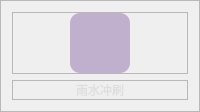
                            <widget class="QFrame" name="frame_186">
                             <property name="frameShape">
                              <enum>QFrame::Shape::StyledPanel</enum>
                             </property>
                             <property name="frameShadow">
                              <enum>QFrame::Shadow::Raised</enum>
                             </property>
                             <layout class="QVBoxLayout" name="verticalLayout_95">
                              <item>
                               <widget class="QFrame" name="frame_187">
                                <property name="frameShape">
                                 <enum>QFrame::Shape::StyledPanel</enum>
                                </property>
                                <property name="frameShadow">
                                 <enum>QFrame::Shadow::Raised</enum>
                                </property>
                                <layout class="QHBoxLayout" name="horizontalLayout_119">
                                 <property name="leftMargin">
                                  <number>0</number>
                                 </property>
                                 <property name="topMargin">
                                  <number>0</number>
                                 </property>
                                 <property name="rightMargin">
                                  <number>0</number>
                                 </property>
                                 <property name="bottomMargin">
                                  <number>0</number>
                                 </property>
                                 <item>
                                  <widget class="QPushButton" name="btn12">
                                   <property name="sizePolicy">
                                    <sizepolicy hsizetype="Expanding" vsizetype="Preferred">
                                     <horstretch>0</horstretch>
                                     <verstretch>0</verstretch>
                                    </sizepolicy>
                                   </property>
                                   <property name="minimumSize">
                                    <size>
                                     <width>60</width>
                                     <height>60</height>
                                    </size>
                                   </property>
                                   <property name="maximumSize">
                                    <size>
                                     <width>60</width>
                                     <height>60</height>
                                    </size>
                                   </property>
                                   <property name="font">
                                    <font>
                                     <family>微软雅黑</family>
                                     <pointsize>15</pointsize>
                                     <italic>false</italic>
                                     <bold>false</bold>
                                    </font>
                                   </property>
                                   <property name="cursor">
                                    <cursorShape>PointingHandCursor</cursorShape>
                                   </property>
                                   <property name="layoutDirection">
                                    <enum>Qt::LayoutDirection::LeftToRight</enum>
                                   </property>
                                   <property name="styleSheet">
                                    <string notr="true">QPushButton {
	background-image: url(:/forms/icons/heart_rate.png);
	border: no;
    background-position: center;
    background-repeat: no-repeat; 
	border-radius: 10px;
	background-color: rgba(82, 28, 129,0.3);

}

QPushButton:hover {
	background-color: rgb(162, 98, 199);
	border: none;
}</string>
                                   </property>
                                   <property name="text">
                                    <string/>
                                   </property>
                                  </widget>
                                 </item>
                                </layout>
                               </widget>
                              </item>
                              <item>
                               <widget class="QFrame" name="frame_188">
                                <property name="frameShape">
                                 <enum>QFrame::Shape::StyledPanel</enum>
                                </property>
                                <property name="frameShadow">
                                 <enum>QFrame::Shadow::Raised</enum>
                                </property>
                                <layout class="QHBoxLayout" name="horizontalLayout_110">
                                 <property name="spacing">
                                  <number>0</number>
                                 </property>
                                 <property name="leftMargin">
                                  <number>0</number>
                                 </property>
                                 <property name="topMargin">
                                  <number>0</number>
                                 </property>
                                 <property name="rightMargin">
                                  <number>0</number>
                                 </property>
                                 <property name="bottomMargin">
                                  <number>0</number>
                                 </property>
                                 <item>
                                  <widget class="QLabel" name="label_75">
                                   <property name="styleSheet">
                                    <string notr="true">font: 11pt &quot;微软雅黑&quot;;
color: rgb(221, 221, 221);
</string>
                                   </property>
                                   <property name="text">
                                    <string>雨水冲刷</string>
                                   </property>
                                   <property name="alignment">
                                    <set>Qt::AlignmentFlag::AlignCenter</set>
                                   </property>
                                  </widget>
                                 </item>
                                </layout>
                               </widget>
                              </item>
                             </layout>
                            </widget>
